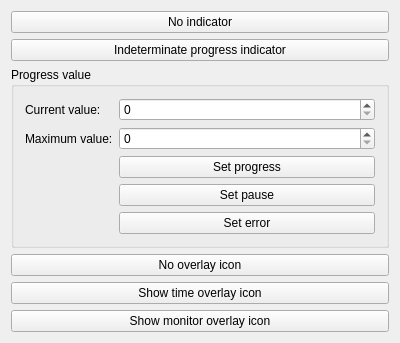
<?xml version="1.0" encoding="UTF-8"?>
<ui version="4.0">
 <class>MainWindow</class>
 <widget class="QMainWindow" name="MainWindow">
  <property name="geometry">
   <rect>
    <x>0</x>
    <y>0</y>
    <width>400</width>
    <height>335</height>
   </rect>
  </property>
  <property name="windowTitle">
   <string>EcWin7 example application</string>
  </property>
  <widget class="QWidget" name="centralWidget">
   <layout class="QVBoxLayout" name="verticalLayout">
    <item>
     <widget class="QPushButton" name="buttonNoIndicator">
      <property name="text">
       <string>No indicator</string>
      </property>
     </widget>
    </item>
    <item>
     <widget class="QPushButton" name="buttonIndeterminate">
      <property name="text">
       <string>Indeterminate progress indicator</string>
      </property>
     </widget>
    </item>
    <item>
     <widget class="QGroupBox" name="groupBox">
      <property name="title">
       <string>Progress value</string>
      </property>
      <layout class="QFormLayout" name="formLayout">
       <item row="0" column="0">
        <widget class="QLabel" name="label">
         <property name="text">
          <string>Current value:</string>
         </property>
        </widget>
       </item>
       <item row="0" column="1">
        <widget class="QSpinBox" name="spinCurrent"/>
       </item>
       <item row="2" column="0">
        <widget class="QLabel" name="label_2">
         <property name="text">
          <string>Maximum value:</string>
         </property>
        </widget>
       </item>
       <item row="2" column="1">
        <widget class="QSpinBox" name="spinMax"/>
       </item>
       <item row="3" column="1">
        <widget class="QPushButton" name="buttonSetProgress">
         <property name="text">
          <string>Set progress</string>
         </property>
        </widget>
       </item>
       <item row="4" column="1">
        <widget class="QPushButton" name="buttonSetPause">
         <property name="text">
          <string>Set pause</string>
         </property>
        </widget>
       </item>
       <item row="5" column="1">
        <widget class="QPushButton" name="buttonSetError">
         <property name="text">
          <string>Set error</string>
         </property>
        </widget>
       </item>
      </layout>
     </widget>
    </item>
    <item>
     <widget class="QPushButton" name="buttonNoOverlay">
      <property name="text">
       <string>No overlay icon</string>
      </property>
     </widget>
    </item>
    <item>
     <widget class="QPushButton" name="buttonShowTimeOverlay">
      <property name="text">
       <string>Show time overlay icon</string>
      </property>
     </widget>
    </item>
    <item>
     <widget class="QPushButton" name="buttonShowMonitorOverlay">
      <property name="text">
       <string>Show monitor overlay icon</string>
      </property>
     </widget>
    </item>
   </layout>
  </widget>
 </widget>
 <layoutdefault spacing="6" margin="11"/>
 <resources/>
 <connections/>
</ui>
